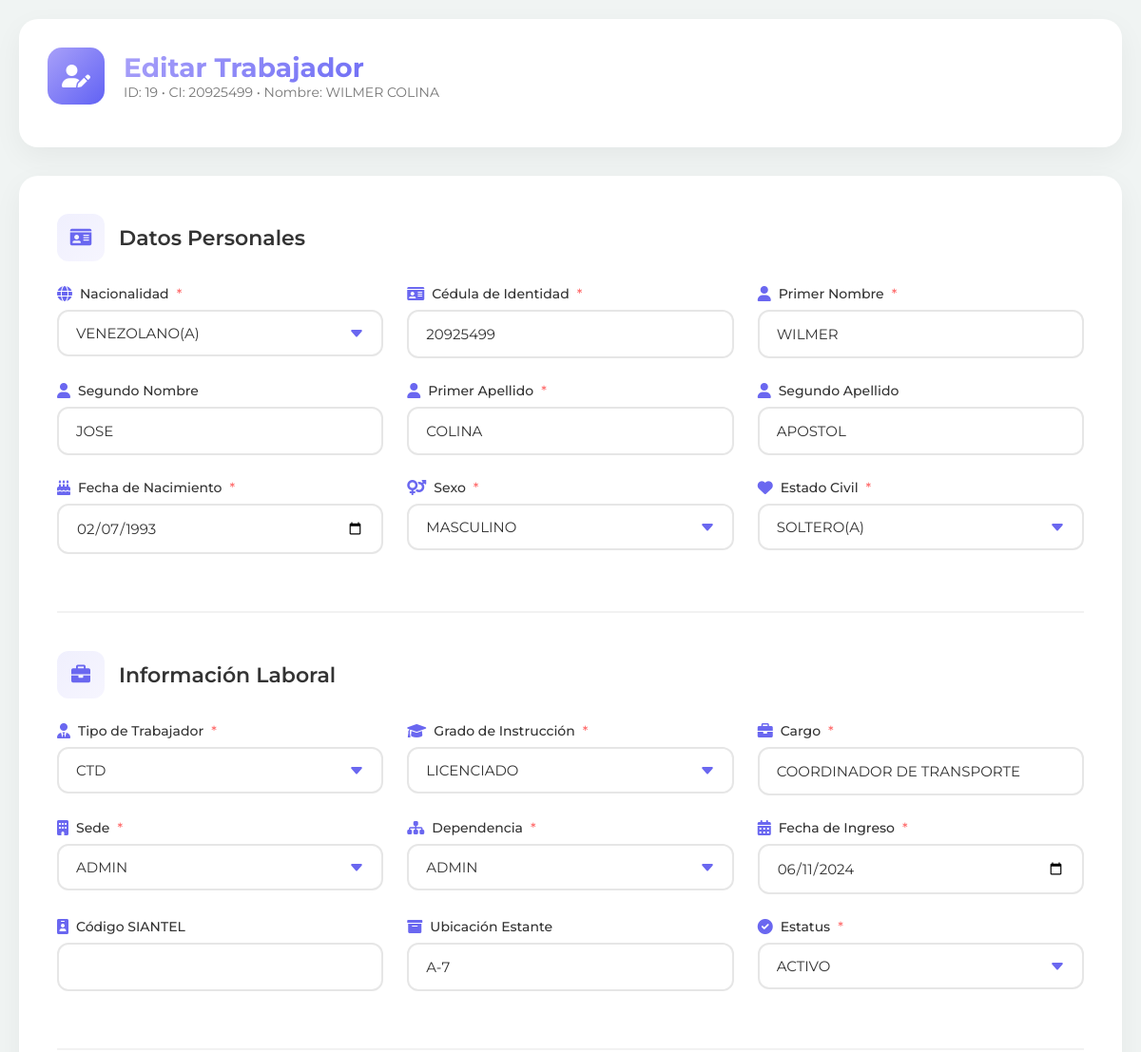
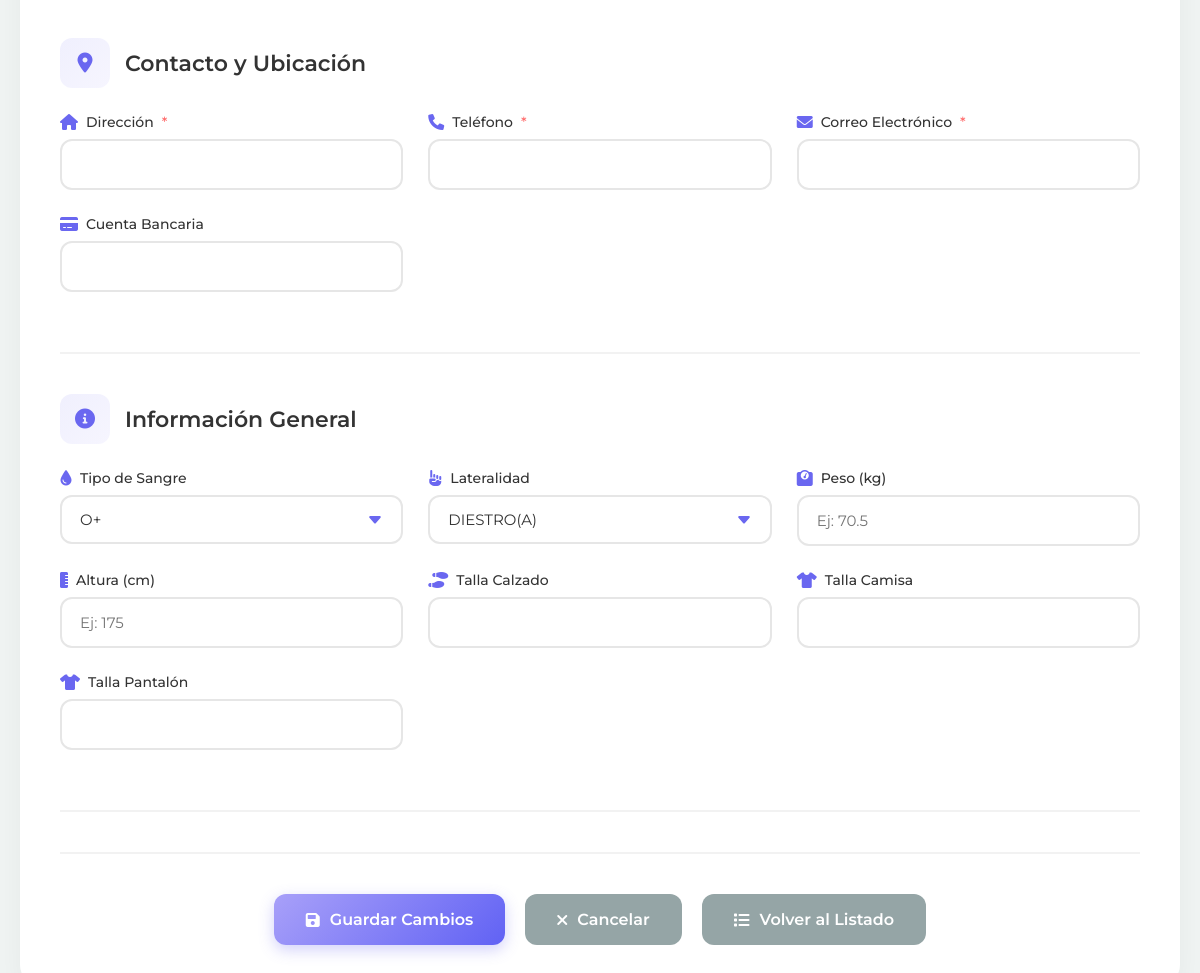
Page /admin/trabajadores/editar.php?id=19 (signed in) on the committed database (2 pictures, top to bottom).
### tables this page shows
CREATE TABLE `empleados` (
  `id` int(11) NOT NULL,
  `nacionalidad` varchar(50) DEFAULT NULL,
  `ci` varchar(20) NOT NULL,
  `primer_nombre` varchar(50) DEFAULT NULL,
  `segundo_nombre` varchar(50) DEFAULT NULL,
  `primer_apellido` varchar(50) DEFAULT NULL,
  `segundo_apellido` varchar(50) DEFAULT NULL,
  `fecha_nacimiento` date DEFAULT NULL,
  `sexo` enum('MASCULINO','FEMENINO') DEFAULT NULL,
  `estado_civil` enum('SOLTERO(A)','CASADO(A)','DIVORCIADO(A)','VIUDO(A)') DEFAULT NULL,
  `direccion_ubicacion` varchar(255) DEFAULT NULL,
  `telefono` varchar(20) DEFAULT NULL,
  `correo` varchar(100) DEFAULT NULL,
  `cuenta_bancaria` varchar(50) DEFAULT NULL,
  `tipo_trabajador` enum('CTD','CTI','LNR') DEFAULT NULL,
  `grado_instruccion` enum('PRIMARIA','BACHILLER','TECNICO_PROFESIONAL','LICENCIADO','INGENIERO','ESPECIALISTA','MAESTRIA','DOCTORADO') DEFAULT NULL,
  `cargo` varchar(100) DEFAULT NULL,
  `dpt_desempeñar` varchar(100) DEFAULT NULL,
  `sede` enum('ADMIN','CAFO','CATE','CSAI','CSB') DEFAULT NULL,
  `dependencia` enum('ADMIN','CAFO','CATE','CSAI','CSB') DEFAULT NULL,
  `fecha_ingreso` date DEFAULT NULL,
  `cod_siantel` varchar(50) DEFAULT NULL,
  `ubicacion_estante` varchar(50) DEFAULT NULL,
  `estatus` enum('ACTIVO','INACTIVO') DEFAULT 'ACTIVO',
  `fecha_egreso` date DEFAULT NULL,
  `motivo_retiro` text DEFAULT NULL,
  `ubicacion_estante_retiro` varchar(50) DEFAULT NULL,
  `tipo_sangre` enum('A+','A-','B+','B-','AB+','AB-','O+','O-') DEFAULT NULL,
  `lateralidad` enum('DIESTRO(A)','ZURDO(A)') DEFAULT NULL,
  `peso_trabajador` decimal(5,2) DEFAULT NULL,
  `altura_trabajador` decimal(5,2) DEFAULT NULL,
  `calzado_trabajador` varchar(10) DEFAULT NULL,
  `camisa_trabajador` varchar(10) DEFAULT NULL,
  `pantalon_trabajador` varchar(10) DEFAULT NULL,
  `foto` varchar(255) DEFAULT NULL,
  `fecha_registro` timestamp NOT NULL DEFAULT current_timestamp(),
  `estado_id` int(11) DEFAULT 1,
  `municipio_id` int(11) DEFAULT NULL,
  `parroquia_id` int(11) DEFAULT NULL
);

### admin/trabajadores/editar.php (the view, shortened to what the rows shown need)
<?php
require_once '../includes/database.php';
$trabajador = null;
if (isset($_GET['id']) && is_numeric($_GET['id'])) {
    $id = (int)$_GET['id'];
    $sql = "SELECT * FROM empleados WHERE id = ?";
    $stmt = $conn->prepare($sql);
    $stmt->bind_param("i", $id);
    $stmt->execute();
    $result = $stmt->get_result();
    if ($result->num_rows === 1) {
        $trabajador = $result->fetch_assoc();
    } else {
        $error = "Trabajador no encontrado";
    }
} else {
    header("Location: index.php");
    exit();
}
?>
<!DOCTYPE html>
<html lang="es">
<head>
    <link rel="stylesheet" href="https://cdnjs.cloudflare.com/ajax/libs/font-awesome/6.0.0/css/all.min.css">
</head>
<body>
    <div class="container">
        <div class="header">
            <div class="header-title">
                <div class="header-content">
                    <h1>Editar Trabajador</h1>
                    <p style="color: var(--light-text); font-size: 14px;">
                        ID: <?php echo $trabajador['id']; ?> •
                        CI: <?php echo htmlspecialchars($trabajador['ci']); ?> •
                        Nombre: <?php echo htmlspecialchars($trabajador['primer_nombre'] . ' ' . $trabajador['primer_apellido']); ?>
                    </p>
                </div>
            </div>
        </div>
        <div class="form-container">
            <form method="POST" action="" id="formEditar">
                <div class="form-section">
                    <div class="section-title">
                        <h2>Datos Personales</h2>
                    </div>
                    <div class="form-grid">
                        <div class="form-group">
                            <label for="nacionalidad" class="required"><i class="fas fa-globe"></i> Nacionalidad</label>
                            <select id="nacionalidad" name="nacionalidad" class="form-control" required>
                                <option value="VENEZOLANO(A)" <?php echo $trabajador['nacionalidad'] == 'VENEZOLANO(A)' ? 'selected' : ''; ?>>VENEZOLANO(A)</option>
                            </select>
                        </div>
                        <div class="form-group">
                            <label for="ci" class="required"><i class="fas fa-id-card"></i> Cédula de Identidad</label>
                            <input type="text" id="ci" name="ci" class="form-control"
                                   value="<?php echo htmlspecialchars($trabajador['ci']); ?>"
                                   placeholder="Ej: V-12345678" required>
                        </div>
                        <div class="form-group">
                            <label for="primer_nombre" class="required"><i class="fas fa-user"></i> Primer Nombre</label>
                            <input type="text" id="primer_nombre" name="primer_nombre" class="form-control"
                                   value="<?php echo htmlspecialchars($trabajador['primer_nombre']); ?>"
                                   required>
                        </div>
                        <div class="form-group">
                            <label for="segundo_nombre"><i class="fas fa-user"></i> Segundo Nombre</label>
                            <input type="text" id="segundo_nombre" name="segundo_nombre" class="form-control"
                                   value="<?php echo htmlspecialchars($trabajador['segundo_nombre']); ?>">
                        </div>
                        <div class="form-group">
                            <label for="primer_apellido" class="required"><i class="fas fa-user"></i> Primer Apellido</label>
                            <input type="text" id="primer_apellido" name="primer_apellido" class="form-control"
                                   value="<?php echo htmlspecialchars($trabajador['primer_apellido']); ?>"
                                   required>
                        </div>
                        <div class="form-group">
                            <label for="segundo_apellido"><i class="fas fa-user"></i> Segundo Apellido</label>
                            <input type="text" id="segundo_apellido" name="segundo_apellido" class="form-control"
                                   value="<?php echo htmlspecialchars($trabajador['segundo_apellido']); ?>">
                        </div>
                        <div class="form-group">
                            <label for="fecha_nacimiento" class="required"><i class="fas fa-birthday-cake"></i> Fecha de Nacimiento</label>
                            <input type="date" id="fecha_nacimiento" name="fecha_nacimiento" class="form-control"
                                   value="<?php echo $trabajador['fecha_nacimiento']; ?>" required>
                        </div>
                        <div class="form-group">
                            <label for="sexo" class="required"><i class="fas fa-venus-mars"></i> Sexo</label>
                            <select id="sexo" name="sexo" class="form-control" required>
                                <option value="MASCULINO" <?php echo $trabajador['sexo'] == 'MASCULINO' ? 'selected' : ''; ?>>MASCULINO</option>
                            </select>
                        </div>
                        <div class="form-group">
                            <label for="estado_civil" class="required"><i class="fas fa-heart"></i> Estado Civil</label>
                            <select id="estado_civil" name="estado_civil" class="form-control" required>
                                <option value="SOLTERO(A)" <?php echo $trabajador['estado_civil'] == 'SOLTERO(A)' ? 'selected' : ''; ?>>SOLTERO(A)</option>
                            </select>
                        </div>
                    </div>
                </div>
                <div class="form-section">
                    <div class="section-title">
                        <h2>Información Laboral</h2>
                    </div>
                    <div class="form-grid">
                        <div class="form-group">
                            <label for="tipo_trabajador" class="required"><i class="fas fa-user-tie"></i> Tipo de Trabajador</label>
                            <select id="tipo_trabajador" name="tipo_trabajador" class="form-control" required>
                                <option value="CTD" <?php echo $trabajador['tipo_trabajador'] == 'CTD' ? 'selected' : ''; ?>>CTD</option>
                            </select>
                        </div>
                        <div class="form-group">
                            <label for="grado_instruccion" class="required"><i class="fas fa-graduation-cap"></i> Grado de Instrucción</label>
                            <select id="grado_instruccion" name="grado_instruccion" class="form-control" required>
                                <option value="LICENCIADO" <?php echo $trabajador['grado_instruccion'] == 'LICENCIADO' ? 'selected' : ''; ?>>LICENCIADO</option>
                            </select>
                        </div>
                        <div class="form-group">
                            <label for="cargo" class="required"><i class="fas fa-briefcase"></i> Cargo</label>
                            <input type="text" id="cargo" name="cargo" class="form-control"
                                   value="<?php echo htmlspecialchars($trabajador['cargo']); ?>"
                                   required>
                        </div>
                        <div class="form-group">
                            <label for="sede" class="required"><i class="fas fa-building"></i> Sede</label>
                            <select id="sede" name="sede" class="form-control" required>
                                <option value="ADMIN" <?php echo $trabajador['sede'] == 'ADMIN' ? 'selected' : ''; ?>>ADMIN</option>
                            </select>
                        </div>
                        <div class="form-group">
                            <label for="dependencia" class="required"><i class="fas fa-sitemap"></i> Dependencia</label>
                            <select id="dependencia" name="dependencia" class="form-control" required>
                                <option value="ADMIN" <?php echo $trabajador['dependencia'] == 'ADMIN' ? 'selected' : ''; ?>>ADMIN</option>
                            </select>
                        </div>
                        <div class="form-group">
                            <label for="fecha_ingreso" class="required"><i class="fas fa-calendar-alt"></i> Fecha de Ingreso</label>
                            <input type="date" id="fecha_ingreso" name="fecha_ingreso" class="form-control"
                                   value="<?php echo $trabajador['fecha_ingreso']; ?>" required>
                        </div>
                        <div class="form-group">
                            <label for="ubicacion_estante"><i class="fas fa-archive"></i> Ubicación Estante</label>
                            <input type="text" id="ubicacion_estante" name="ubicacion_estante" class="form-control"
                                   value="<?php echo htmlspecialchars($trabajador['ubicacion_estante']); ?>"
                                   placeholder="Ej: Estante A-5">
                        </div>
                        <div class="form-group">
                            <label for="estatus" class="required"><i class="fas fa-check-circle"></i> Estatus</label>
                            <select id="estatus" name="estatus" class="form-control" required>
                                <option value="ACTIVO" <?php echo $trabajador['estatus'] == 'ACTIVO' ? 'selected' : ''; ?>>ACTIVO</option>
                            </select>
                        </div>
                    </div>
                </div>
                <div class="form-section">
                    <div class="section-title">
                        <h2>Contacto y Ubicación</h2>
                    </div>
                </div>
                <div class="form-section">
                    <div class="section-title">
                        <h2>Información General</h2>
                    </div>
                    <div class="form-grid">
                        <div class="form-group">
                            <label for="tipo_sangre"><i class="fas fa-tint"></i> Tipo de Sangre</label>
                            <select id="tipo_sangre" name="tipo_sangre" class="form-control">
                                <option value="O+" <?php echo $trabajador['tipo_sangre'] == 'O+' ? 'selected' : ''; ?>>O+</option>
                            </select>
                        </div>
                        <div class="form-group">
                            <label for="lateralidad"><i class="fas fa-hand-point-up"></i> Lateralidad</label>
                            <select id="lateralidad" name="lateralidad" class="form-control">
                                <option value="DIESTRO(A)" <?php echo $trabajador['lateralidad'] == 'DIESTRO(A)' ? 'selected' : ''; ?>>DIESTRO(A)</option>
                            </select>
                        </div>
                    </div>
                </div>
            </form>
        </div>
    </div>
</body>
</html>

### rows in the picture
empleados: id "19", ci "20925499", primer_nombre+primer_apellido "WILMER COLINA", nacionalidad "VENEZOLANO(A)", primer_nombre "WILMER", segundo_nombre "JOSE", primer_apellido "COLINA", segundo_apellido "APOSTOL", fecha_nacimiento "02/07/1993", sexo "MASCULINO", estado_civil "SOLTERO(A)", tipo_trabajador "CTD", grado_instruccion "LICENCIADO", cargo "COORDINADOR DE TRANSPORTE", sede "ADMIN", dependencia "ADMIN", fecha_ingreso "06/11/2024", ubicacion_estante "A-7", estatus "ACTIVO", tipo_sangre "O+", lateralidad "DIESTRO(A)"
